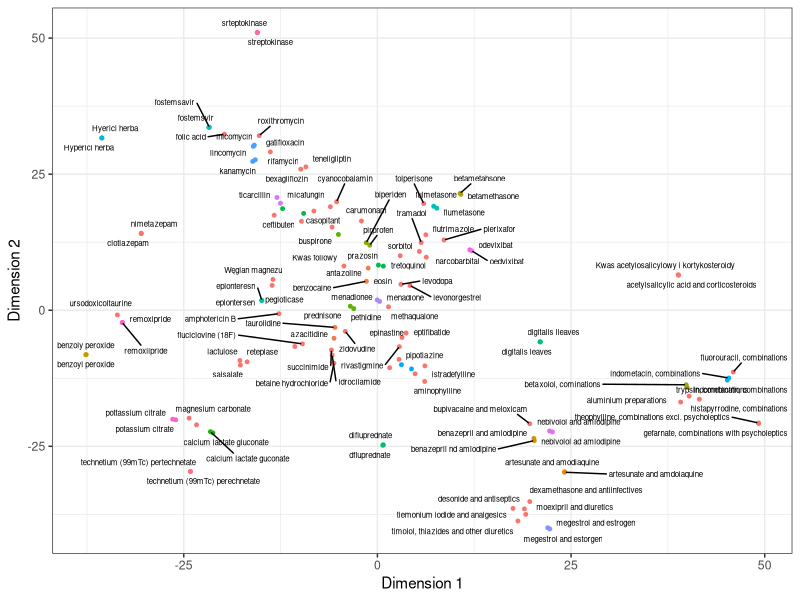

Write R code to recreate this figure.
## ---- chunk 1
set.seed(7)

patient_ids <- sample(1:100, 20, replace = TRUE)

# Create a vector of medication names (with some intentional typos)
medications <- c("Aspirin", "Ibuprofin", "Paracetemol", "Metformn", "Lisinopril", 
                 "Omeprazole", "Metprolol", "Warferin", "Amoxcillin", "Simvastatin")

# Introduce typos by duplicating medication names with variations
medications_typo <- c(medications, "Aspirn", "Ibuprofine", "Paraceteml", "Metformin", 
                      "Lisinorpil", "Omeprazo", "Metoprolol", "Warfarin", "Amoxcilin", "Simavastatin")

# Randomly select medications (including those with typos)
con_meds <- sample(medications_typo, length(patient_ids), replace = TRUE)

con_meds_df <- data.frame(
  patient_id = patient_ids,
  con_med = medications_typo
)

print(con_meds_df)
## ---- chunk 2
unique(con_meds_df$con_med) |> sort()
## ---- chunk 3
library(dplyr)
library(stringdist )
library(Rtsne)
library(dbscan)
library(ggrepel)
library(ggplot2)
## ---- chunk 4
atc_df <- read.csv("WHO ATC-DDD 2024-09-05.csv")

head(atc_df, 10)
## ---- chunk 5
set.seed(7)
drug_names <- atc_df |>
  filter(nchar(atc_code) == 7) |>
  slice_sample(n = 100, replace = TRUE) |>
  pull(atc_name)

unique(drug_names) |> sort()
## ---- chunk 6
introduce_variation <- function(name) {
  # Randomly choose a type of modification to introduce a typo
  modification <- sample(c("duplicate", "remove", "swap"), 1)
  name_chars <- unlist(strsplit(name, ""))
  
  if (modification == "duplicate") {
    # Duplicate a random character
    duplicate_pos <- sample(1:length(name_chars), 1)
    name_chars <- append(name_chars, name_chars[duplicate_pos], after = duplicate_pos)
  } else if (modification == "remove") {
    # Remove a random character
    remove_pos <- sample(1:length(name_chars), 1)
    name_chars <- name_chars[-remove_pos]
  } else if (modification == "swap") {
    # Swap two adjacent characters
    swap_pos <- sample(1:(length(name_chars) - 1), 1)
    temp <- name_chars[swap_pos]
    name_chars[swap_pos] <- name_chars[swap_pos + 1]
    name_chars[swap_pos + 1] <- temp
  }
    
  return(paste(name_chars, collapse = ""))
}
## ---- chunk 7
set.seed(7)
sample_drug_names_with_typos <- sapply(drug_names, function(name) {
  if (runif(1) <= 0.3) {
    introduce_variation(name)
  } else {
    name
  }
})

complete_drug_names <- c(drug_names, sample_drug_names_with_typos)

# Add additional drug names in Polish
complete_drug_names <- c(complete_drug_names, c("Kwas acetylosalicylowy i kortykosteroidy", # Acetylsalicylic acid and corticosteroids
                                                "Węglan magnezu", # Magnesium carbonate
                                                "Kwas foliowy" # Folic acid
))

unique(complete_drug_names) |> sort() |> head(10)
## ---- chunk 8
unique_drug_names <- unique(complete_drug_names) |> sort()
## ---- chunk 9
optimize_perplexity <-
  function(data,
           min_perp = 2,
           max_perp = 20,
           step = 1) {
    final_perp <- 0
    min_kl <- Inf
    n <- nrow(data)
    
    for (perp in seq(min_perp, max_perp, step)) {
      tsne_res <- Rtsne(data, is_distance = TRUE, perplexity = perp)
      
      kl_divergence <- 2 * min(tsne_res$itercosts) + log(n) * (perp / n)
      
      cat("Perplexity:", perp, "| KL Divergence:", kl_divergence, "\n")
      
      if (kl_divergence < min_kl) {
        min_kl <- kl_divergence
        final_perp <- perp
      }
      
      cat("Best Perplexity So Far:", final_perp, "| Best KL Divergence:", min_kl, "\n\n")
    }
    
    return(final_perp)
  }
## ---- chunk 10
construct_tsne_with_dbscan <- function(data, max_perp = 20, eps = 15, minPts = 2) {
  # Step 1: Create a Levenshtein distance matrix
  distance_matrix <- stringdistmatrix(data, data, method = "lv")
  rownames(distance_matrix) <- data
  colnames(distance_matrix) <- data
  
  # Step 2: Convert the distance matrix into a format suitable for t-SNE
  distance_mtx <- as.dist(distance_matrix) |> as.matrix()
  
  # Step 3: Optimize the "perplexity" hyperparameter and run t-SNE on the distance matrix
  set.seed(7)
  
  best_perplexity <- optimize_perplexity(distance_mtx, max_perp = max_perp)

  tsne_result <- Rtsne(distance_mtx,
                       is_distance = TRUE,
                       perplexity = best_perplexity)

  # Step 4: Create a data frame with t-SNE results and drug labels
  tsne_df <- data.frame(Dim1 = tsne_result$Y[, 1],
                        Dim2 = tsne_result$Y[, 2],
                        Label = data)

  # Step 5: Perform OPTICS clustering on the t-SNE coordinates
  # Use the t-SNE coordinates for density-based clustering
  dbscan_result <- dbscan(distance_mtx, eps = eps, minPts = minPts)
  
  # Step 6: Add the DBSCAN cluster labels to the data frame
  tsne_df$Cluster <- as.factor(dbscan_result$cluster)
  
  return(tsne_df)
}
## ---- chunk 11
tsne_df <- construct_tsne_with_dbscan(unique_drug_names)

tsne_df |>
    ggplot(aes(x = Dim1, y = Dim2, label = Label)) +
    geom_point(aes(color = Cluster), size = 1) +
  geom_text_repel(aes(label = Label), max.overlaps = 10, size = 2) +
    labs(x = "Dimension 1", y = "Dimension 2") +
    guides(color = "none") +
    theme_bw()
## ---- chunk 12
clusters_list <- tsne_df |>
    group_by(Cluster) |>
    summarize(Drugs = paste(Label, collapse = " | ")) |>
    arrange(Cluster)
  
  # Print each cluster and the associated drug names
  for (i in 1:nrow(clusters_list)) {
    cat("Cluster", clusters_list$Cluster[i], ":\n")
    cat(clusters_list$Drugs[i], "\n\n")
  }
